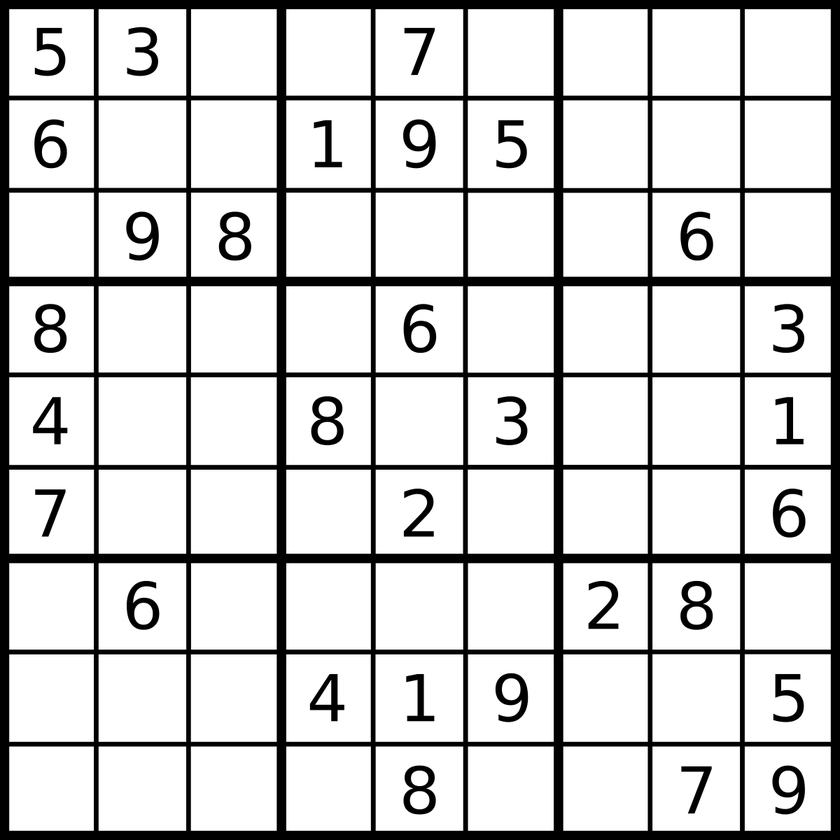
#> input picture visionartificial/sodoku.png, 840 x 840 px, shrunk from 1200 x 1200 before the run
$ python deteccionlineas.py
#> lines starting #> are read from the running program, lines starting #| are printed output that depends on the picture; after the words box and inside, x2 and y2 are one past the last pixel; in counts of white or black regions, pixels touching at a corner belong together
# -*- coding: utf-8 -*-
"""
Created on Thu Aug 29 18:40:47 2019

@author: Valenzuela
"""

#deteccion de lineas
#se necesita convertir imagen a escala de grises y detectar bordes
import cv2
import numpy as np

img = cv2.imread('sodoku.png')
#> img is the input picture: shape (840, 840, 3); min 0, max 255, mean 209.7
gray = cv2.cvtColor(img,cv2.COLOR_RGB2GRAY)
edges = cv2.Canny(gray, 50, 150, apertureSize = 3)
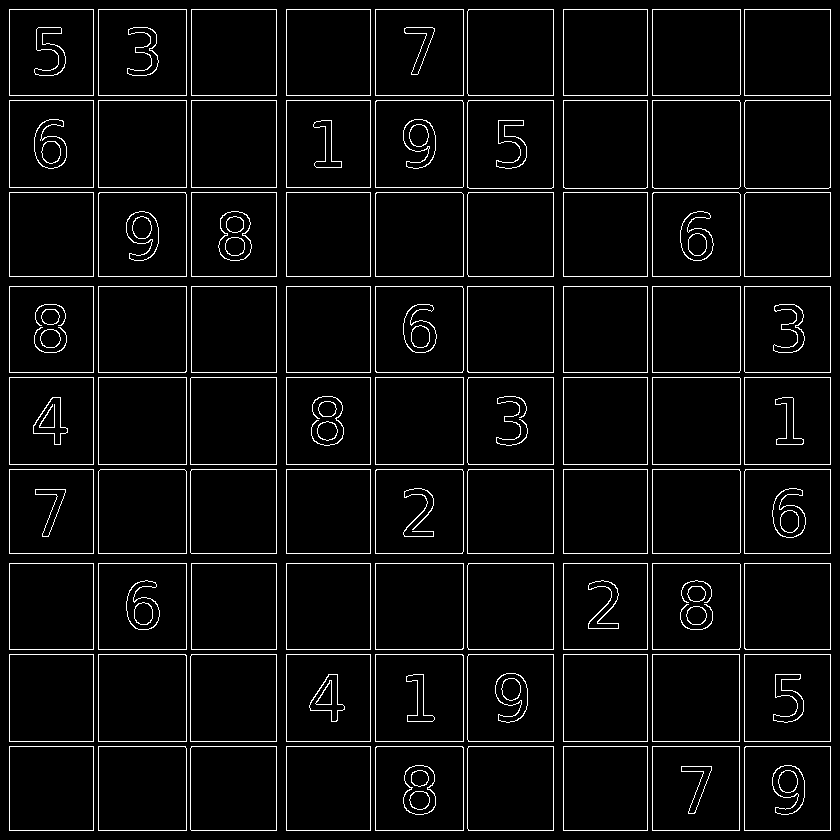
#> edges: shape (840, 840); 5% white in thin lines or dots

lines = cv2.HoughLines(edges, 1, np.pi/180, 200)
#> lines = 36 rows, first 8: [464, 1.57], [9, 1.57], [286, 1.57], [741, 1.57], [9, 0], [93, 0], [276, 0], [286, 0]

for line in lines:
    rho, theta = line[0]
    a = np.cos(theta)
    b = np.sin(theta)
    x0 = a*rho
    y0 = b*rho
    x1 = int(x0 + 1000*(-b))
    y1 = int(y0 + 1000*(a))
    x2 = int(x0 - 1000*(-b))
    y2 = int(y0 - 1000*(a))

    cv2.line(img, (x1,y1), (x2,y2), (0, 0, 255), 1, cv2.LINE_AA)
#> this loop made 36 passes
#> (rho, theta, a, b, x0, y0, x1, y1) on passes 1 to 12: (464, 1.57, -4.37e-08, 1, -2.03e-05, 464, -1000, 463), (9, 1.57, -4.37e-08, 1, -3.93e-07, 9, -1000, 8), (286, 1.57, -4.37e-08, 1, -1.25e-05, 286, -1000, 285), (741, 1.57, -4.37e-08, 1, -3.24e-05, 741, -1000, 740), (9, 0, 1, 0, 9, 0, 9, 1000), (93, 0, 1, 0, 93, 0, 93, 1000), (276, 0, 1, 0, 276, 0, 276, 1000), (286, 0, 1, 0, 286, 0, 286, 1000), (370, 0, 1, 0, 370, 0, 370, 1000), (553, 0, 1, 0, 553, 0, 553, 1000), (563, 0, 1, 0, 563, 0, 563, 1000), (647, 0, 1, 0, 647, 0, 647, 1000)
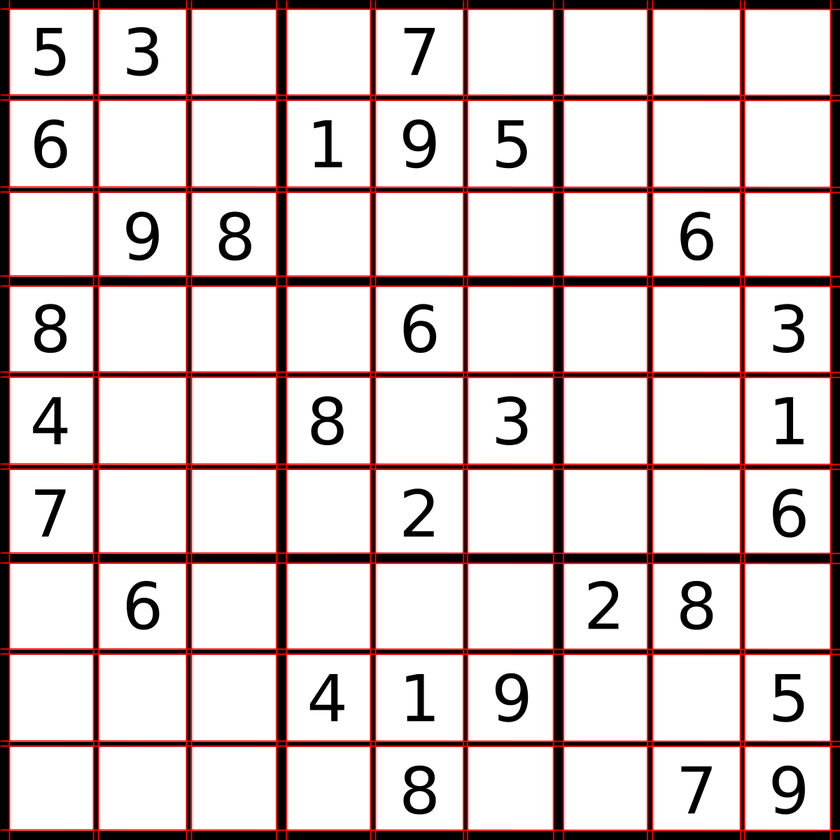
#> img: shape (840, 840, 3); 12.44% of pixels changed, all inside (x1, y1, x2, y2) = (0, 0, 840, 840)

cv2.imshow('Bordes de Imagen', edges)
cv2.imshow('Detector de Lineas', img)
cv2.waitKey()

$ run again, with visionartificial/circulos.png copied over visionartificial/sodoku.png
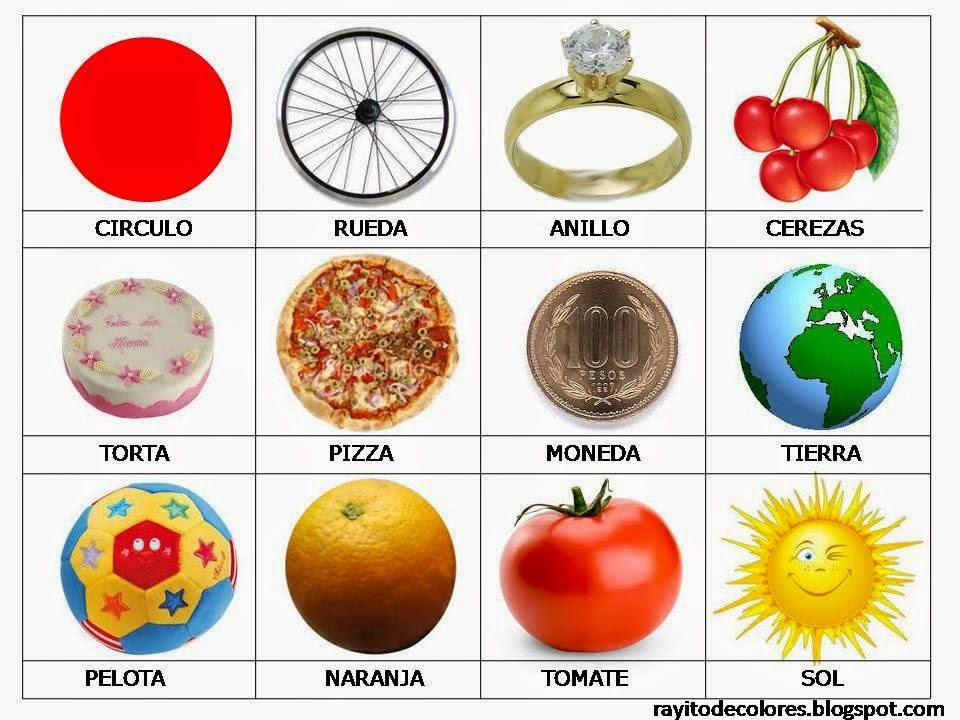
#> input picture visionartificial/circulos.png, 960 x 720 px
#> img is the input picture: shape (720, 960, 3); mean B, G, R 179.8, 195.7, 216.2
#> `edges = cv2.Canny(gray, 50, 150, apertureSize = 3)`:
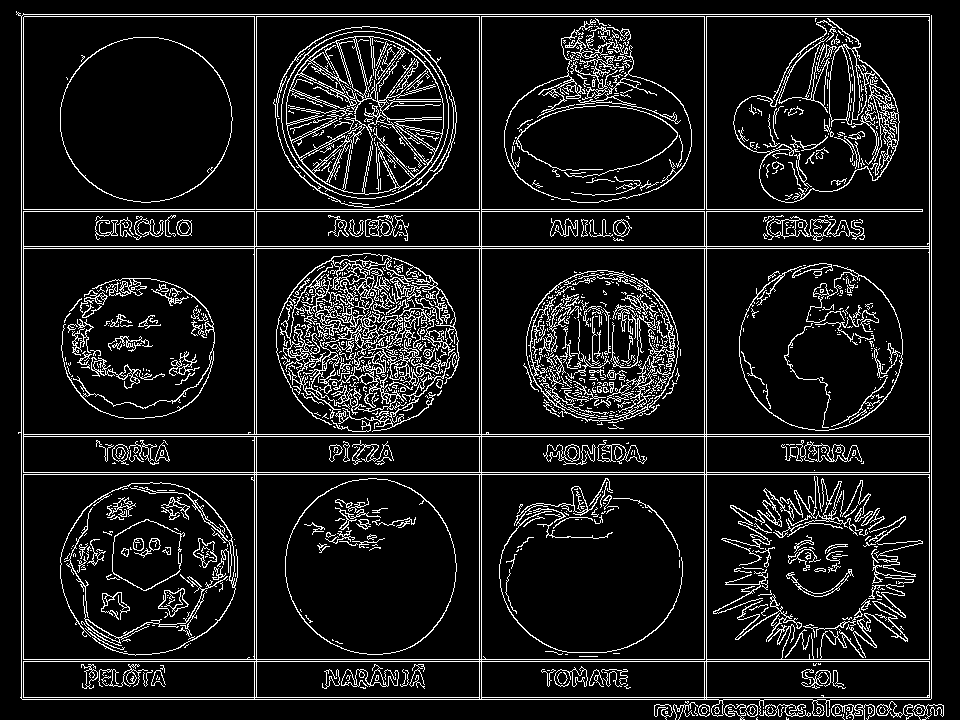
#> edges: shape (720, 960); 10.4% white in thin lines or dots
#> lines = 69 rows, first 8: [14, 1.57], [246, 1.57], [434, 1.57], [436, 1.57], [474, 1.57], [661, 1.57], [697, 1.57], [248, 1.57]
#> the loop `for line in lines:` made 69 passes
#> (rho, theta, a, b, x0, y0, x1, y1) on passes 1 to 8: (14, 1.57, -4.37e-08, 1, -6.12e-07, 14, -1000, 13), (246, 1.57, -4.37e-08, 1, -1.08e-05, 246, -1000, 245), (434, 1.57, -4.37e-08, 1, -1.9e-05, 434, -1000, 433), (436, 1.57, -4.37e-08, 1, -1.91e-05, 436, -1000, 435), (474, 1.57, -4.37e-08, 1, -2.07e-05, 474, -1000, 473), (661, 1.57, -4.37e-08, 1, -2.89e-05, 661, -1000, 660), (697, 1.57, -4.37e-08, 1, -3.05e-05, 697, -1000, 696), (248, 1.57, -4.37e-08, 1, -1.08e-05, 248, -1000, 247)
#> after the loop `for line in lines:`:
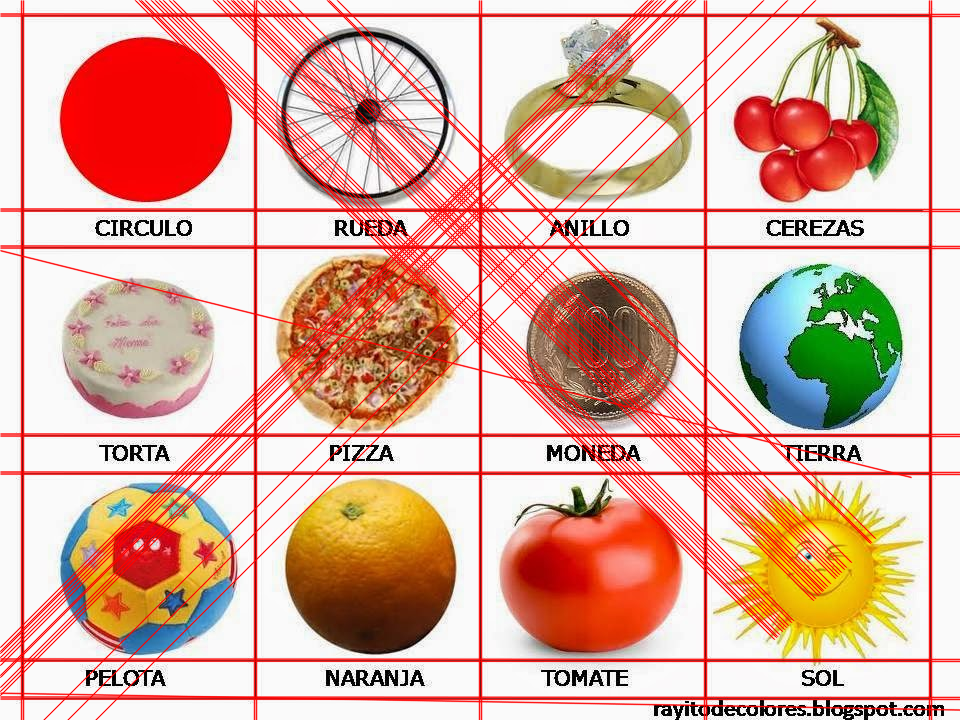
#> img: shape (720, 960, 3); 18.18% of pixels changed, all inside (x1, y1, x2, y2) = (0, 0, 960, 720)

$ run again, with visionartificial/circ.jpg saved as visionartificial/sodoku.png
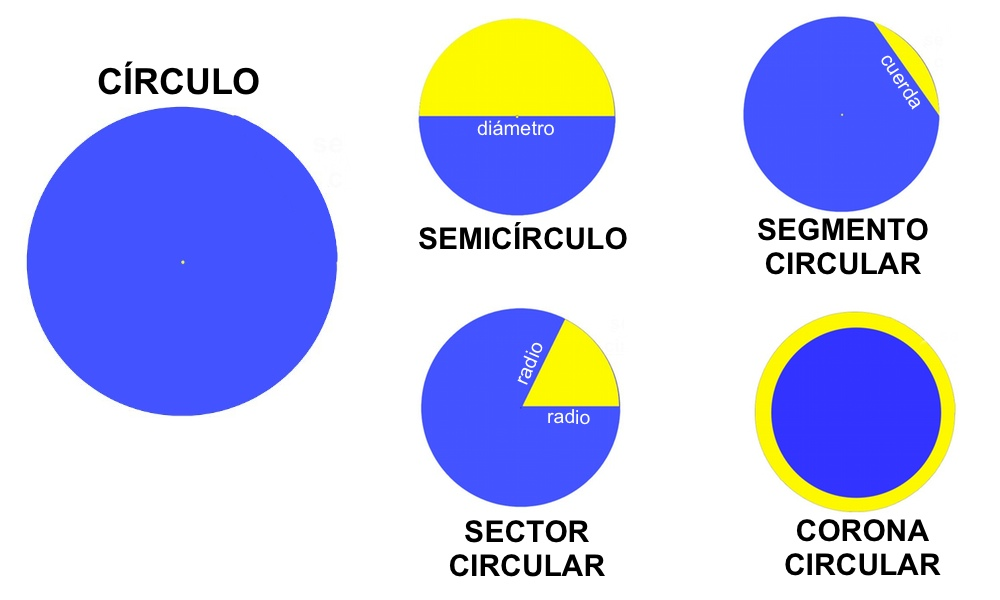
#> input picture visionartificial/circ.jpg, 1000 x 600 px
#> img is the input picture: shape (600, 1000, 3); mean B, G, R 236.2, 200.1, 196.4
#> `edges = cv2.Canny(gray, 50, 150, apertureSize = 3)`:
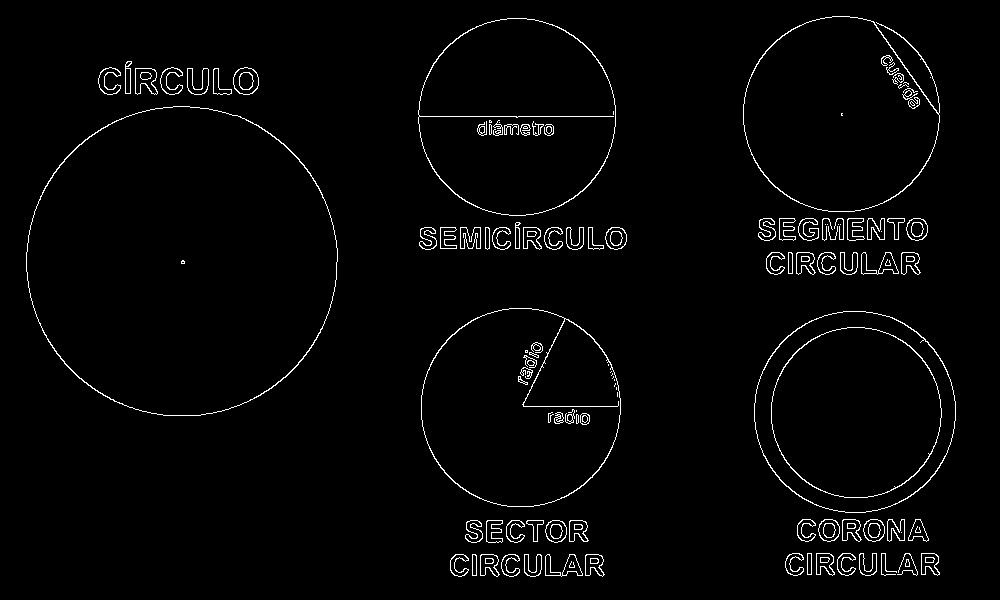
#> edges: shape (600, 1000); 2.2% white in thin lines or dots, all inside (x1, y1, x2, y2) = (26, 16, 956, 577)
#> lines = [[116, 1.57]]
#> the loop `for line in lines:` made 1 pass
#> (rho, theta, a, b, x0, y0, x1, y1) on pass 1: (116, 1.57, -4.37e-08, 1, -5.07e-06, 116, -1000, 115)
#> after the loop `for line in lines:`:
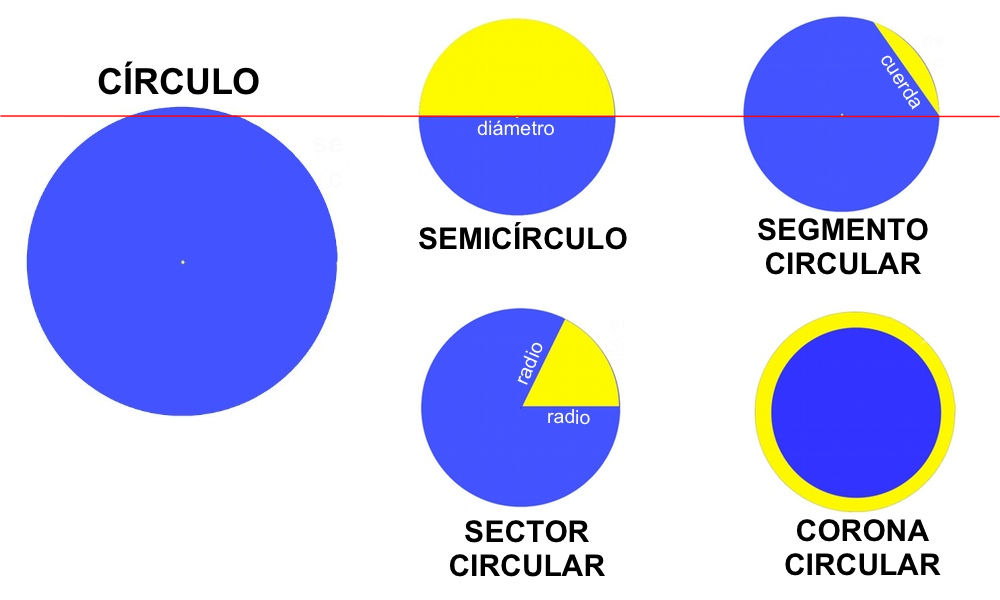
#> img: shape (600, 1000, 3); 0.5% of pixels changed, all inside (x1, y1, x2, y2) = (0, 115, 1000, 118)
